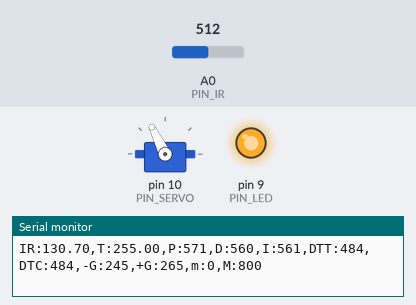
The sketch below on a simulated Arduino Uno, built with avr-gcc and run on an emulated ATmega328P. On the bench: servo, output pins drawn as LEDs (lit = HIGH), the last lines printed to the serial monitor. The test bench sets the inputs (shaded band); at power-on: A0 (PIN_IR) = 512.

Above: at 1.2 s.
1.3 s: A0 (PIN_IR) set to 716
At 2.7 s:
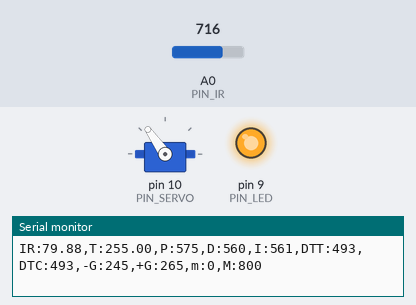
3.0 s: A0 (PIN_IR) set to 1023
At 4.3 s:
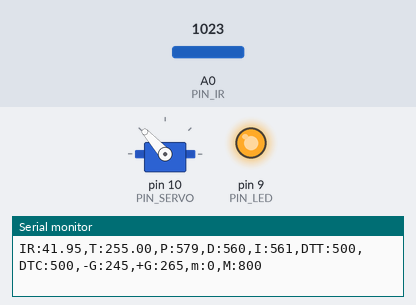
4.6 s: A0 (PIN_IR) set to 245
6.4 s: A0 (PIN_IR) set to 122
At 7.5 s:
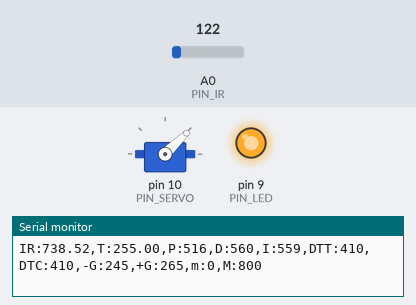
Timing chart, 0 to 9.0 s (numbered marks = the images above; inputs shaded):
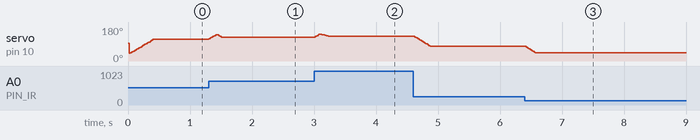

The sketch:

28P14_PIDcontrol_20213362.ino
```cpp
#include <Servo.h>

// Arduino pin assignment
#define PIN_IR A0
#define PIN_LED 9
#define PIN_SERVO 10
#define PIN_TRIG 12
#define PIN_ECHO 13

// Distance sensor
#define _DIST_ALPHA 0.01  //DIST_ALPHA 값 설정

#define _DIST_TARGET 255    //정지하려는 위치 목표값
#define _DUTY_MIN 300 // servo full clockwise position (0 degree)
#define _DUTY_NEU 1500 // servo neutral position (90 degree)
#define _DUTY_MAX 2600 // servo full counterclockwise position (180 degree)

// configurable parameters
#define SND_VEL 346.0 // sound velocity at 24 celsius degree (unit: m/s)
#define _INTERVAL_DIST 25  // USS interval (unit: ms)
#define _INTERVAL_SERVO 5  // servo interval (unit: ms)
#define _INTERVAL_SERIAL 100 // serial interval (unit: ms)
#define _DIST_MIN 100 // minimum distance to be measured (unit: mm)
#define _DIST_MAX 450 // maximum distance to be measured (unit: mm)
#define INTERVAL 0.3 // sampling interval (unit: ms)

// Servo speed control
#define _SERVO_ANGLE 30 // 최대 가동범위에 따른 목표 서보 회전각
#define _SERVO_SPEED 13 // 서보 속도 설정
#define _RAMPUP_TIME 360

#define _DUTY_MIN 1000 // servo full clockwise position (0 degree)
#define _DUTY_NEU 1500 // servo neutral position (90 degree)
#define _DUTY_MAX 2000 // servo full counterclockwise position (180 degree)

#define _KP 1.8        //비례제어 값
#define _KD 120       //미분제어 값
#define _KI 0.1

#define _ITERM_MAX 20

Servo myservo;
int a, b; // unit: mm
float dist_target; // location to send the ball
float dist_raw, dist_ema, alpha, dist_min, dist_max; //거리와 노이즈 필터 적용 후 거리를 저장하기 위한 변수

// Event periods
unsigned long last_sampling_time_dist, last_sampling_time_servo, last_sampling_time_serial; //마지막으로 측정한 거리, 마지막으로 측정한 서보 각도(각 이벤트별로 업데이트를 위해 측정하는 시간)
bool event_dist, event_servo, event_serial; //이벤트 별로 이번 루프에서 업데이트 여부

// Servo speed control
int duty_chg_per_interval; //interval 당 최대 duty 변화량
int duty_target, duty_curr; //목표 duty와 현재 duty 값
unsigned long last_sampling_time; // unit: ms

// PID variables
float error_curr, error_prev, control, pterm, dterm, iterm;
//error_curr: 현재 주기 오차값 / error_prev : 이전 주기 오차 값 / control : PID 제어량 / pterm, dterm, iterm : 비례,적분,미분 이득값


void setup() {
// initialize GPIO pins
  pinMode(PIN_LED,OUTPUT);
  digitalWrite(PIN_LED, 1);
  myservo.attach(PIN_SERVO);
  myservo.writeMicroseconds(1500);

  dist_min = _DIST_MIN;
  dist_max = _DIST_MAX;
  alpha = _DIST_ALPHA;


  dist_raw = 0.0; // raw distance output from USS (unit: mm)


  duty_curr = 1499;

  duty_curr=_DUTY_MIN; // duty_curr 값 초기화
  dist_raw = dist_ema = ir_distance_filtered();
  error_curr = error_prev = dist_target - dist_ema;
  dist_target=_DIST_TARGET; //dist_target 값 초기화
  a = 71.5; //70;
  b = 300; //300;

  last_sampling_time_dist = last_sampling_time_servo = last_sampling_time_serial = 0;
  event_dist = event_servo = event_serial = false;

  Serial.begin(57600);
  last_sampling_time = 0;

  duty_chg_per_interval = (_DUTY_MAX - _DUTY_MIN)*(_SERVO_SPEED/float(_SERVO_ANGLE))*(_INTERVAL_DIST/1000.0); //duty_chg_per_interval 값 설정
}

float ir_distance(void){ //
  float val;
  float volt = float(analogRead(PIN_IR));
  val = ((6762.0/(volt-9.0))-4.0) * 10.0;
  return val;
}
float ir_distance_filtered(void){ // return value unit: mm
  return ir_distance(); // for now, just use ir_distance() without noise filter.
}


void loop() {

  if(millis() < last_sampling_time + INTERVAL) return;
  unsigned long time_curr = millis();
  if(time_curr >= last_sampling_time_dist + _INTERVAL_DIST){
          last_sampling_time_dist += _INTERVAL_DIST;
          event_dist = true;
  }
  if(time_curr >= last_sampling_time_servo + _INTERVAL_SERVO){
          last_sampling_time_servo += _INTERVAL_SERVO;
          event_servo = true;
  }
  if(time_curr >= last_sampling_time_serial + _INTERVAL_SERIAL){
          last_sampling_time_serial += _INTERVAL_SERIAL;
          event_serial = true;
  }

  dist_raw = ir_distance_filtered();
  dist_ema = alpha*dist_raw + (1-alpha)*dist_ema;
  double dist_raw_prev;
  if (dist_min <= dist_raw && dist_raw <= dist_max) {
    dist_raw_prev = dist_raw;
  } else {
    dist_raw = dist_raw_prev;
  }
  float dist_cali = 100 + 300.0 / (b - a) * (dist_ema - a);


  if(event_dist) {
    event_dist = false;
  // get a distance reading from the distance sensor

  // PID control logic
    error_curr = (dist_target - dist_cali);
    pterm = _KP * error_curr ;
    dterm = _KD * (error_curr - error_prev);
    iterm += _KI * error_curr;

    if(iterm>_ITERM_MAX)iterm=_ITERM_MAX;
    if(iterm<-_ITERM_MAX)iterm=-_ITERM_MAX;

    control = pterm + dterm + iterm;

  // duty_target = f(duty_neutral, control)
    duty_target = _DUTY_NEU + control;

  // keep duty_target value within the range of [_DUTY_MIN, _DUTY_MAX]
    if(duty_target > _DUTY_MAX){duty_target = _DUTY_MAX;}
    if(duty_target < _DUTY_MIN){duty_target = _DUTY_MIN;}

    error_prev = error_curr;
  }

  if(event_servo) {
    event_servo=false;

    // adjust duty_curr toward duty_target by duty_chg_per_interval
    if(duty_target > duty_curr) {
      duty_curr += duty_chg_per_interval;
      if(duty_curr > duty_target) duty_curr = duty_target;
    }
    else {
      duty_curr -= duty_chg_per_interval;
      if(duty_curr < duty_target) duty_curr = duty_target;
    }

    // update servo position
    myservo.writeMicroseconds(duty_curr);
  }

  if(event_serial) {
    event_serial = false;
    Serial.print("IR:");
    Serial.print(dist_cali);
    Serial.print(",T:");
    Serial.print(dist_target);
    Serial.print(",P:");
    Serial.print(map(pterm,-1000,1000,510,610));
    Serial.print(",D:");
    Serial.print(map(dterm,-1000,1000,510,610));
    Serial.print(",I:");
    Serial.print(map(iterm,-1000,1000,510,610));
    Serial.print(",DTT:");
    Serial.print(map(duty_target,1000,2000,410,510));
    Serial.print(",DTC:");
    Serial.print(map(duty_curr,1000,2000,410,510));
    Serial.println(",-G:245,+G:265,m:0,M:800");
  }

}
```

Measured:
- after the input at 1.3 s, servo on pin 10 (PIN_SERVO): rises from 116° to 140° in 0.11 s, then falls to 125° in 0.14 s
- after the input at 3.0 s, servo on pin 10 (PIN_SERVO): rises from 125° to 141° in 0.07 s, then falls to 132° in 0.15 s
- after the input at 6.4 s, servo on pin 10 (PIN_SERVO): moves from 78° to 44° over 0.17 s, starting at once
